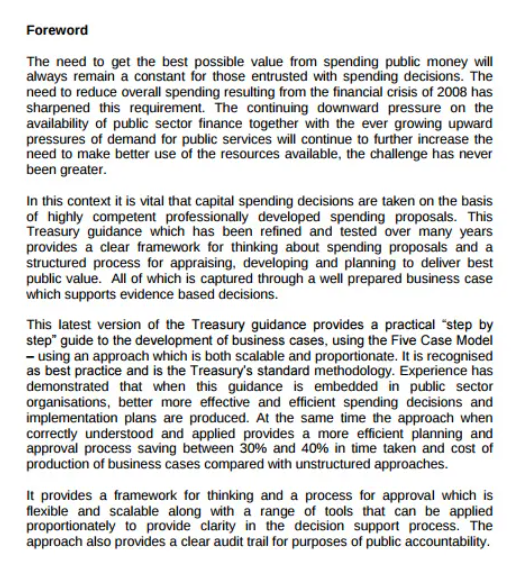
#> input picture Project_ocr/8.png, 527 x 573 px, found by its file name
$ jupyter execute --allow-errors Structured_Images.ipynb   (shell and % lines are left out)   (older library calls are emulated)
#> lines starting #> are read from the running program, lines starting #| are printed output that depends on the picture; after the words box and inside, x2 and y2 are one past the last pixel; in counts of white or black regions, pixels touching at a corner belong together
[cell 1]
import numpy as np
import cv2
from imutils.object_detection import non_max_suppression
import pytesseract
import argparse
import time
import sys
from PIL import Image
from scipy.ndimage import interpolation as inter
from matplotlib import pyplot as plt
import tempfile

[cell 2]
from google.colab import files
uploaded = files.upload()
#> the answer given: 8.png

[cell 3]
image_path_in_colab="/content/8.png"

[cell 4]
args = {"image":"../input/text-detection/example-images/Example-images/ex24.jpg", "east":"../content/east_text_detection.pb", "min_confidence":0.5, "width":320, "height":320,"padding":0.0}

[cell 5]
IMAGE_SIZE = 1800


def set_image_dpi(file_path):

#> called with file_path = '/content/8.png'
    im = Image.open(file_path)
#> im is the input picture: PIL image 527x573 RGB; mean R, G, B 221.5, 222, 221.1
    length_x, width_y = im.size
#> length_x = 527; width_y = 573
    factor = max(1, int(IMAGE_SIZE / length_x))
#> factor = 3
    size = factor * length_x, factor * width_y
#> size = (1581, 1719)
    # size = (1800, 1800)
    im_resized = im.resize(size, Image.ANTIALIAS)
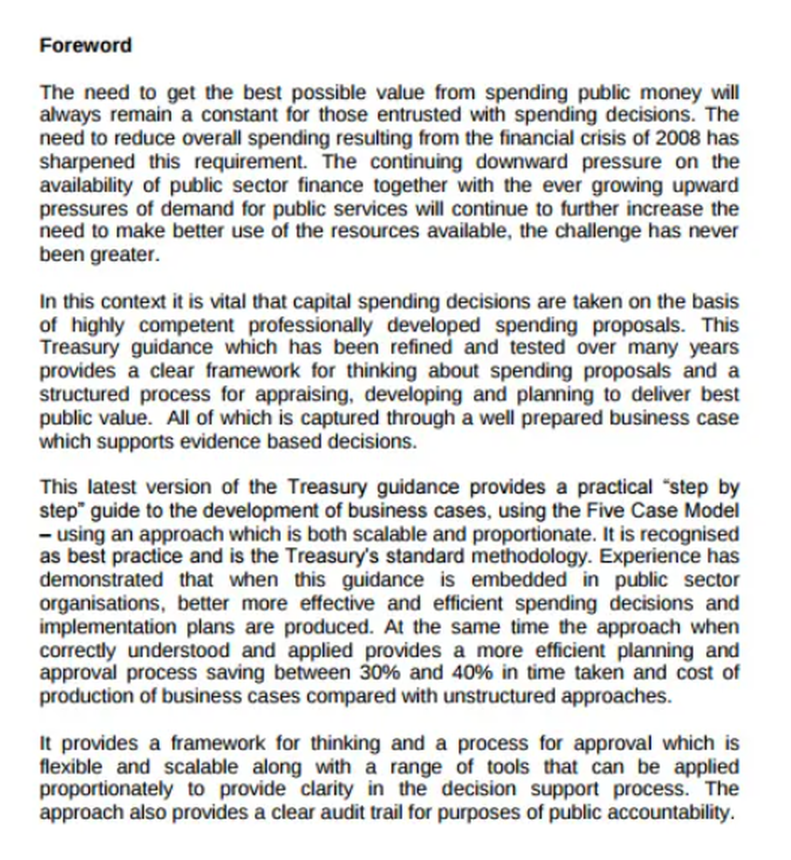
#> im_resized: PIL image 1581x1719 RGB (shown at 1/2 size); mean R, G, B 221.3, 221.8, 220.9
    temp_file = tempfile.NamedTemporaryFile(delete=False, suffix='.png')
    temp_filename = temp_file.name
    im_resized.save(temp_filename, dpi=(300, 300))
    return temp_filename


#img= cv2.imread(img)
#im = Image.open(img)

#show image
#im.show()

[cell 6]
#noise removal and smoothening
BINARY_THREHOLD = 180

def image_smoothening(img):
    ret1, th1 = cv2.threshold(img, BINARY_THREHOLD, 255, cv2.THRESH_BINARY)
    ret2, th2 = cv2.threshold(th1, 0, 255, cv2.THRESH_BINARY + cv2.THRESH_OTSU)
    blur = cv2.GaussianBlur(th2, (1, 1), 0)
    ret3, th3 = cv2.threshold(blur, 0, 255, cv2.THRESH_BINARY + cv2.THRESH_OTSU)
    return th3

def remove_noise_and_smooth(file_name):
    img = cv2.imread(file_name, 0)
    filtered = cv2.adaptiveThreshold(img.astype(np.uint8), 255, cv2.ADAPTIVE_THRESH_MEAN_C, cv2.THRESH_BINARY, 9, 41)
    kernel = np.ones((1, 1), np.uint8)
    opening = cv2.morphologyEx(filtered, cv2.MORPH_OPEN, kernel)
    closing = cv2.morphologyEx(opening, cv2.MORPH_CLOSE, kernel)
    img = image_smoothening(img)
    or_image = cv2.bitwise_or(img, closing)
    return or_image

[cell 7]
#skew correction

def correct_skew(image, delta=1, limit=5):
#> called with delta = 1, limit = 5
    def determine_score(arr, angle):
        data = inter.rotate(arr, angle, reshape=False, order=0)
        histogram = np.sum(data, axis=1)
        score = np.sum((histogram[1:] - histogram[:-1]) ** 2)
        return histogram, score

    gray = cv2.cvtColor(image, cv2.COLOR_RGB2GRAY)
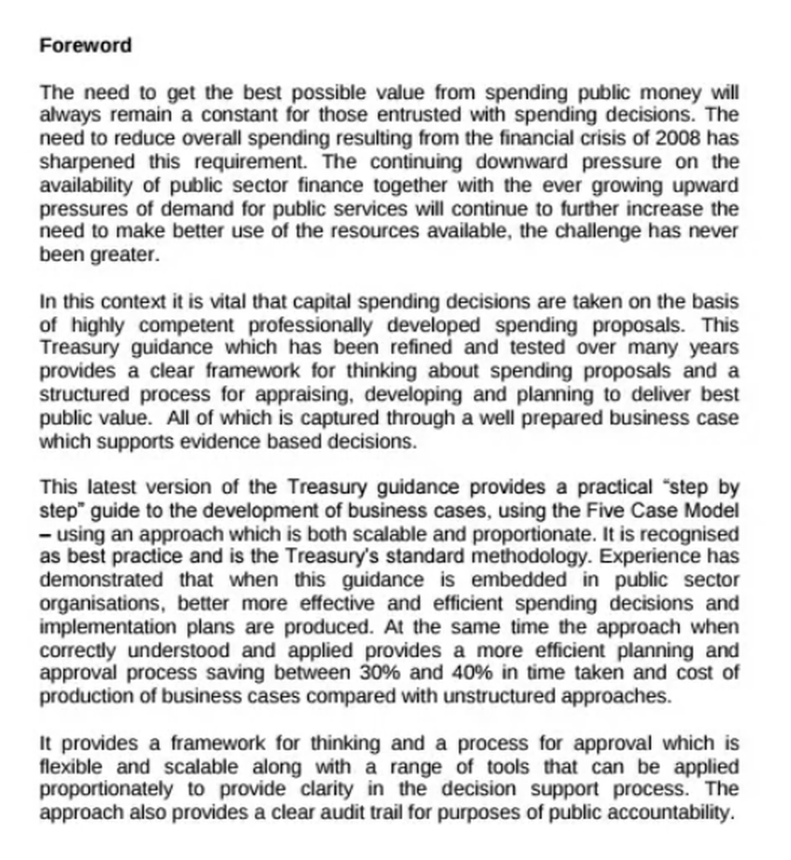
#> gray: shape (1719, 1581) (shown at 1/2 size); min 0, max 255, mean 221.4

    thresh = cv2.threshold(gray, 0, 255, cv2.THRESH_BINARY_INV + cv2.THRESH_OTSU)[1]
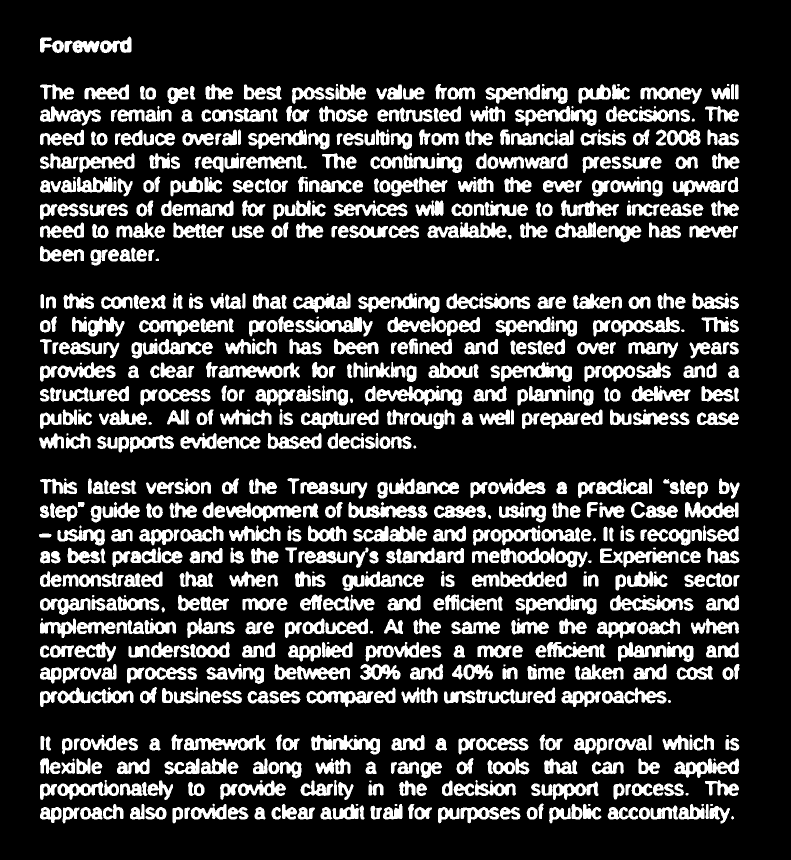
#> thresh: shape (1719, 1581) (shown at 1/2 size); 20.4% white; 912 white regions (69 under 20 px), largest, box (x1, y1, x2, y2) and area: (753, 772, 924, 811) 3039, (368, 1470, 531, 1501) 2634, (1002, 724, 1144, 764) 2630

    scores = []
    angles = np.arange(-limit, limit + delta, delta)
    for angle in angles:
        histogram, score = determine_score(thresh, angle)
        scores.append(score)
#> this loop made 11 passes
#> score on passes 1 to 11: 17732187450, 16680733200, 22053748950, 16847327250, 86697442350, 881406982350, 87712092450, 17131226400, 20235129750, 13923413100, 14288593500
#> pass 1, in determine_score, `data = inter.rotate(arr, angle, reshape=False, order=0)`:
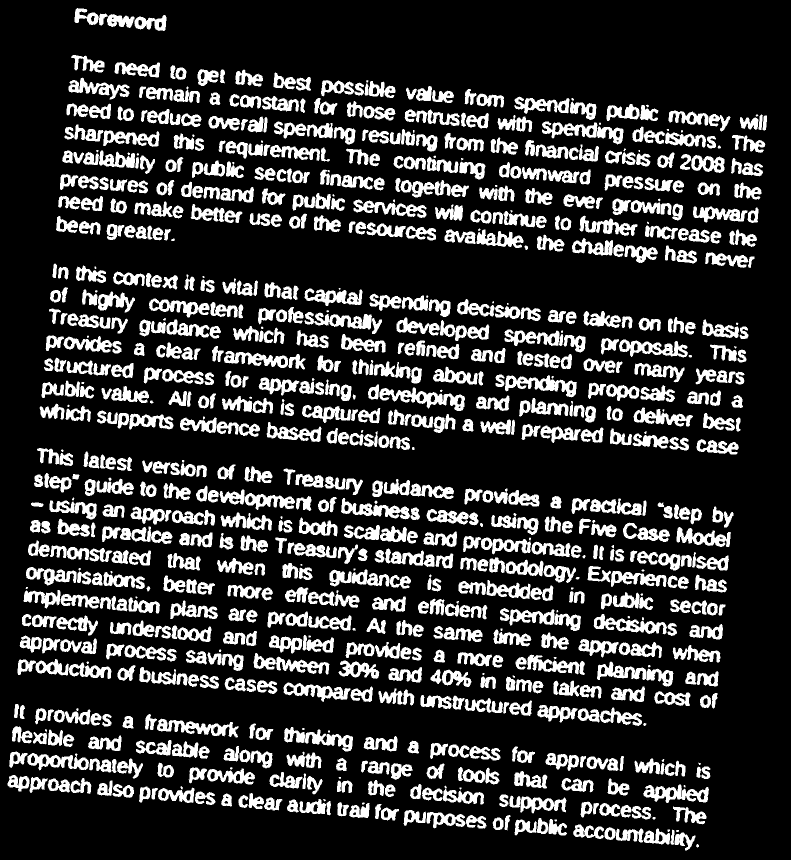
#> data: shape (1719, 1581) (shown at 1/2 size); 20.4% white; 867 white regions (73 under 20 px), largest, box (x1, y1, x2, y2) and area: (759, 775, 930, 822) 3039, (1084, 243, 1247, 289) 2912, (1000, 1216, 1162, 1262) 2886
#> pass 2, in determine_score (call 2), `data = inter.rotate(arr, angle, reshape=False, order=0)`:
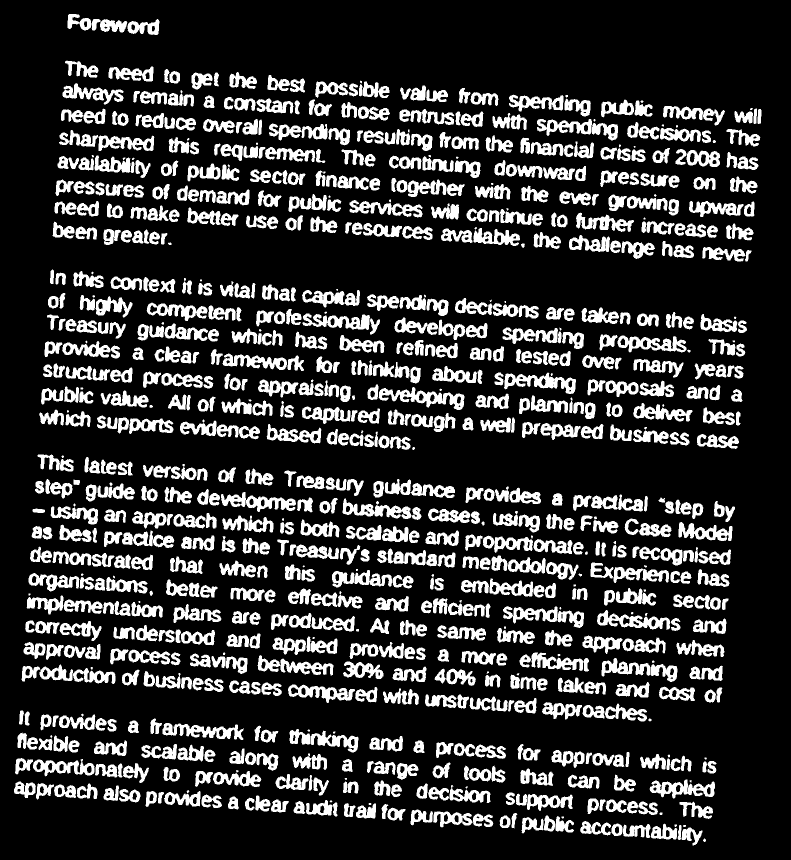
#> data: shape (1719, 1581) (shown at 1/2 size); 20.4% white; 879 white regions (70 under 20 px), largest, box (x1, y1, x2, y2) and area: (757, 774, 929, 820) 3041, (1074, 238, 1236, 281) 2907, (1203, 1316, 1355, 1364) 2806
#> pass 3, in determine_score (call 3), `data = inter.rotate(arr, angle, reshape=False, order=0)`:
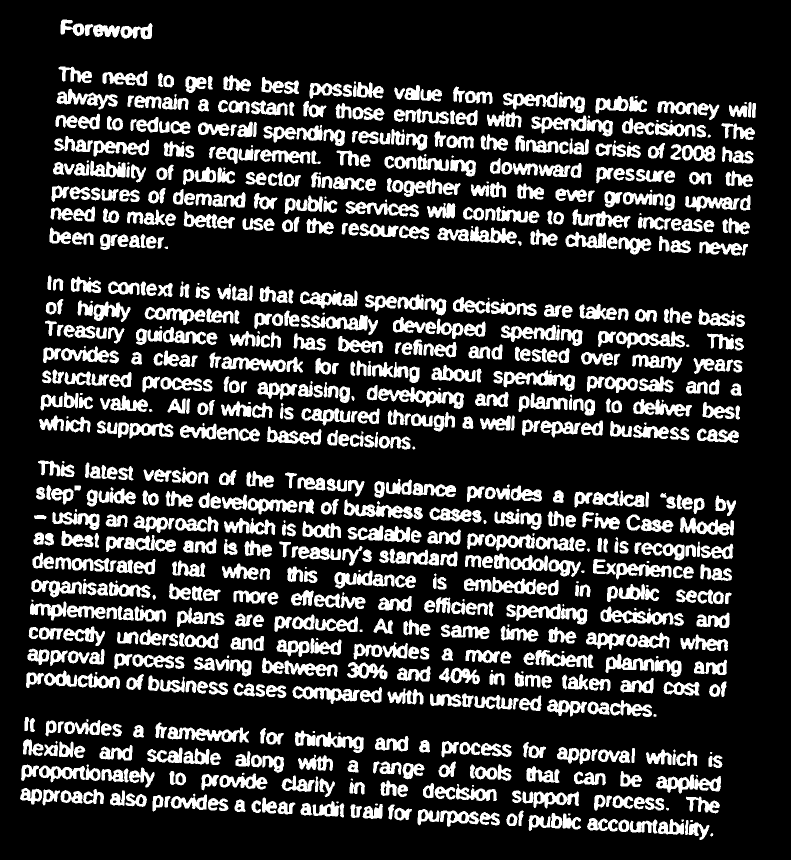
#> data: shape (1719, 1581) (shown at 1/2 size); 20.4% white; 876 white regions (67 under 20 px), largest, box (x1, y1, x2, y2) and area: (756, 774, 928, 818) 3038, (1063, 231, 1226, 273) 2913, (1013, 1208, 1175, 1249) 2888
#> after the loop, scores = [17732187450, 16680733200, 22053748950, 16847327250, 86697442350, 881406982350, 87712092450, 17131226400, 20235129750, 13923413100, 14288593500]

    best_angle = angles[scores.index(max(scores))]
#> best_angle = 0

    (h, w) = image.shape[:2]
#> h = 1719; w = 1581
    center = (w // 2, h // 2)
#> center = (790, 859)
    M = cv2.getRotationMatrix2D(center, best_angle, 1.0)
#> M = [[1, 0, 0], [0, 1, 0]]
    rotated = cv2.warpAffine(image, M, (w, h), flags=cv2.INTER_CUBIC, \
              borderMode=cv2.BORDER_REPLICATE)

    return best_angle, rotated

[cell 8]
#contouring

[cell 9]
img_dpi = set_image_dpi(image_path_in_colab)
img = cv2.imread(img_dpi)
args["image"]=img_dpi
angle, rotated = correct_skew(img)
#> angle = 0
orig = rotated.copy()
(origH, origW) = rotated.shape[:2]
#> origH = 1719; origW = 1581
# set the new width and height and then determine the ratio in change
# for both the width and height
(newW, newH) = (args["width"], args["height"])
rW = origW / float(newW)
#> rW = 4.94
rH = origH / float(newH)
#> rH = 5.37
# resize the image and grab the new image dimensions
image = cv2.resize(img, (newW, newH))
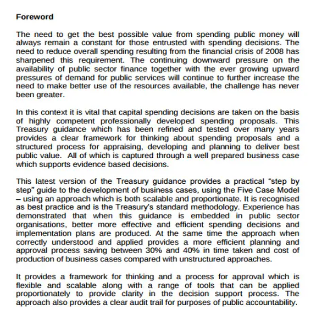
#> image: shape (320, 320, 3); mean B, G, R 220.7, 221.6, 221.1
(H, W) = image.shape[:2]
#> H = 320; W = 320
#img_dpi = Image.fromarray(resizelist[val])
#img_smooth = remove_noise_and_smooth(img_dpi)

#> (a cell that did not finish here is left out)

[cell 11]
print(pytesseract.image_to_boxes(Image.open(image_path_in_colab)))
#> (this line was passed over: pytesseract is not available in this run)

$ run again, with Project_ocr/1.png copied over Project_ocr/8.png
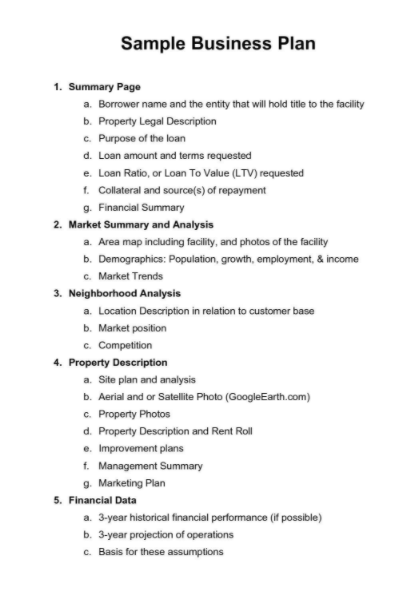
#> input picture Project_ocr/1.png, 396 x 602 px, found by its file name
#> in set_image_dpi, im is the input picture: PIL image 396x602 P; mean R, G, B 244.4, 244.4, 244.4
#> in correct_skew, `thresh = cv2.threshold(gray, 0, 255, cv2.THRESH_BINARY_INV + cv2.THRES..`:
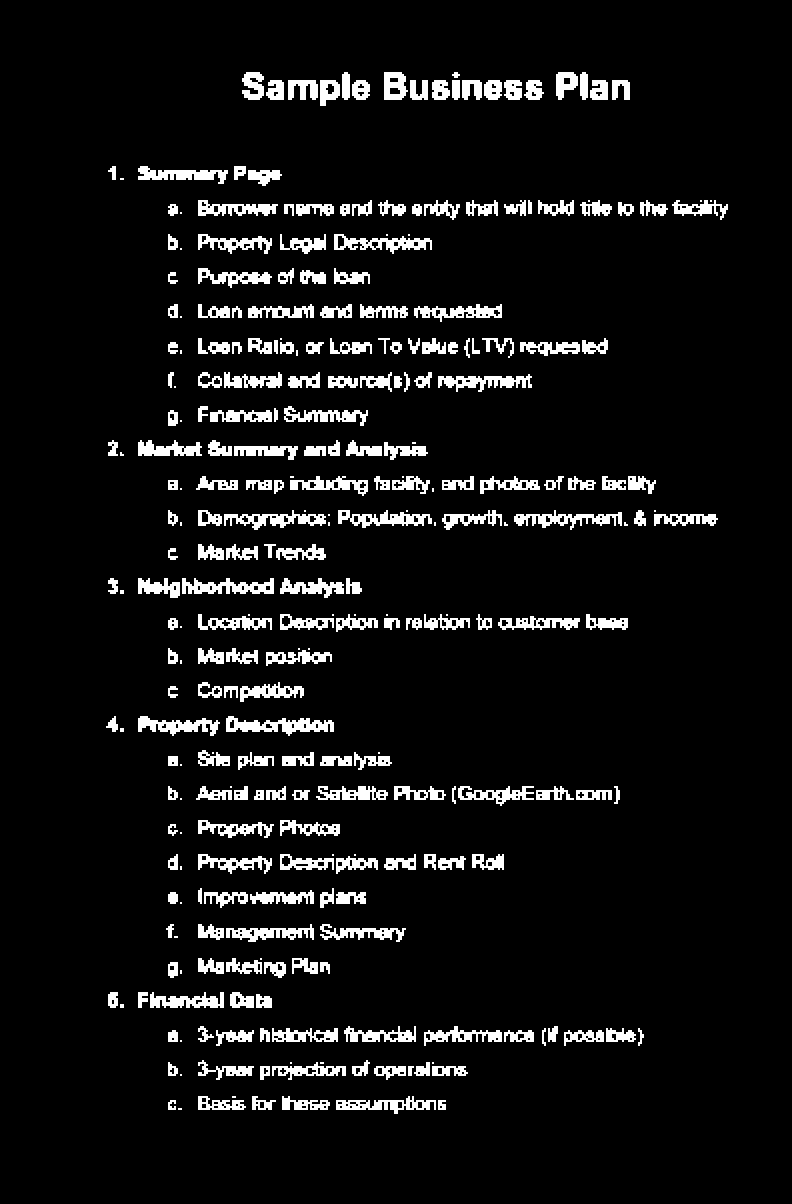
#> thresh: shape (2408, 1584) (shown at 1/2 size); 7.1% white; 290 white regions (39 under 20 px), largest, box (x1, y1, x2, y2) and area: (452, 1432, 668, 1472) 4304, (364, 1156, 548, 1188) 3568, (1028, 1020, 1244, 1060) 3520
#> the loop in correct_skew, `for angle in angles:` made 11 passes
#> score on passes 1 to 8: 12945307050, 14593040550, 19174572000, 28970718300, 51809058900, 459944193600, 50497634700, 29394161100
#> after the loop in correct_skew, `for angle in angles:`: scores = [12945307050, 14593040550, 19174572000, 28970718300, 51809058900, 459944193600, 50497634700, 29394161100, 18556184250, 14626203300, 12748931550]
#> best_angle = 0
#> M = [[1, 0, 0], [0, 1, 0]]
#> angle = 0
#> `image = cv2.resize(img, (newW, newH))`:
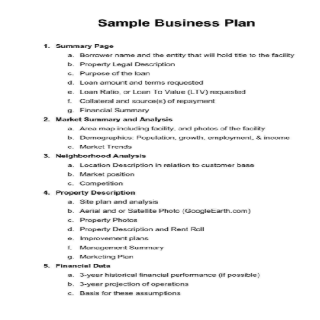
#> image: shape (320, 320, 3); mean B, G, R 244.3, 244.3, 244.3

$ run again, with Project_ocr/2.png copied over Project_ocr/8.png
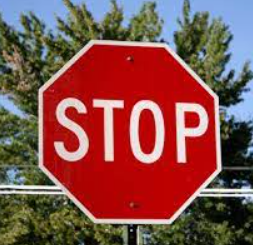
#> input picture Project_ocr/2.png, 253 x 245 px, found by its file name
#> in set_image_dpi, im is the input picture: PIL image 253x245 RGB; mean R, G, B 132.3, 79.8, 74.5
#> in correct_skew, `thresh = cv2.threshold(gray, 0, 255, cv2.THRESH_BINARY_INV + cv2.THRES..`:
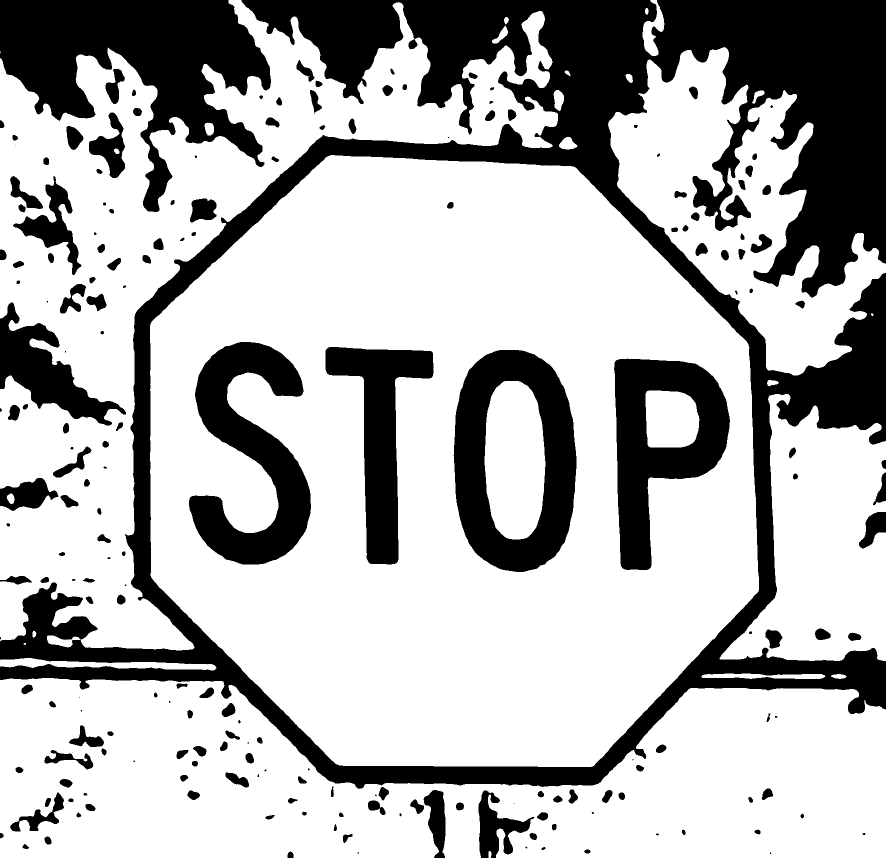
#> thresh: shape (1715, 1771) (shown at 1/2 size); 70% white; 203 black regions (27 under 20 px), largest, box (x1, y1, x2, y2) and area: (0, 0, 1771, 1578) 519407, (0, 0, 542, 424) 104629, (907, 700, 1153, 1144) 58582
#> the loop in correct_skew, `for angle in angles:` made 11 passes
#> score on passes 1 to 8: 8256744450, 9103369950, 11126492775, 13423956075, 19571809725, 27171736650, 38451168225, 25217475300
#> after the loop in correct_skew, `for angle in angles:`: scores = [8256744450, 9103369950, 11126492775, 13423956075, 19571809725, 27171736650, 38451168225, 25217475300, 23703888375, 15262472925, 12136461075]
#> best_angle = 1
#> M = [[1, 0.0175, -14.82], [-0.0175, 1, 15.58]]
#> angle = 1
#> `image = cv2.resize(img, (newW, newH))`:
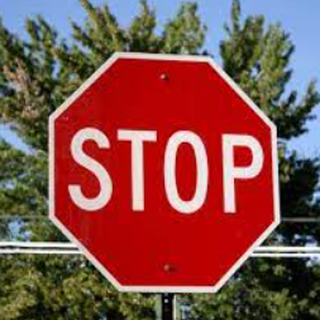
#> image: shape (320, 320, 3); mean B, G, R 74.5, 79.8, 132.2
